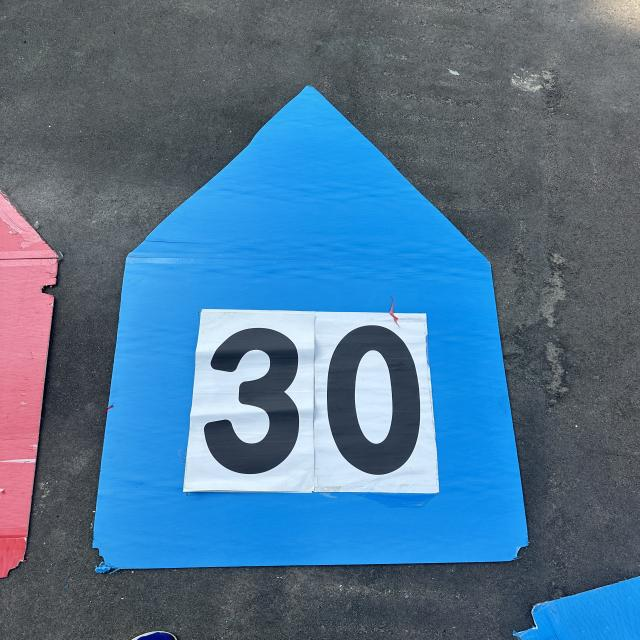
#> input picture 0807yolo_num/test/images/-_202408072032081_jpg.rf.0677a4fd0aca05c5151adadec52481e4.jpg, 640 x 640 px
$ python -i detect_edge.py   (imports and definitions only)
#> lines starting #> are read from the running program, lines starting #| are printed output that depends on the picture; after the words box and inside, x2 and y2 are one past the last pixel; in counts of white or black regions, pixels touching at a corner belong together
#> further down, picture is the input picture: shape (640, 640, 3); mean B, G, R 145.4, 115.5, 80.3
import cv2
import numpy as np


def find_common_right_angle_edge_new(img):

    # 预处理：将图像转换为灰度图并进行形态学操作
    gray = cv2.cvtColor(img, cv2.COLOR_BGR2GRAY)
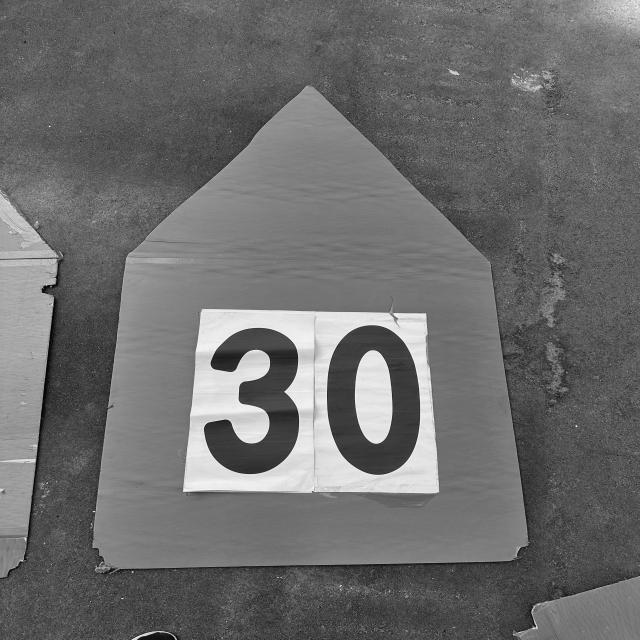
#> gray: shape (640, 640); min 0, max 252, mean 108.5

    blurred = cv2.GaussianBlur(gray, (3, 3), 0)  # 高斯模糊减少噪声
    edges = cv2.Canny(blurred, 20, 160)  # 边缘检测
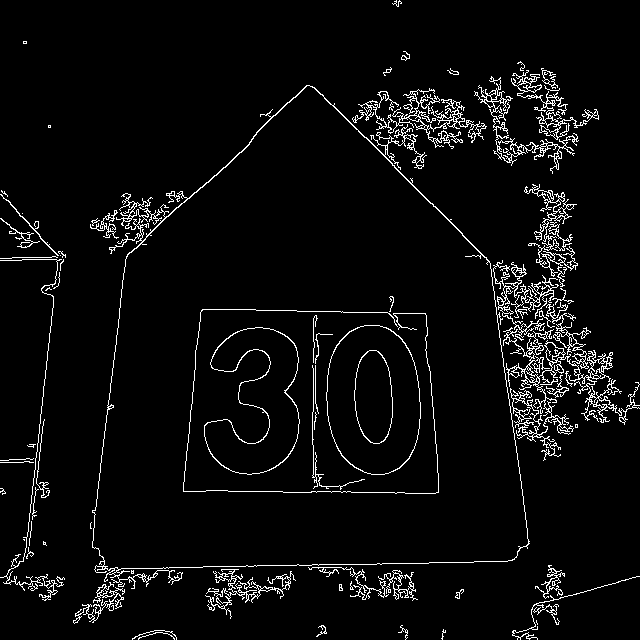
#> edges: shape (640, 640); 4.6% white in thin lines or dots

    # 形态学操作，填充小空洞，减少噪声
    kernel = np.ones((3, 3), np.uint8)
    edges = cv2.morphologyEx(edges, cv2.MORPH_CLOSE, kernel)
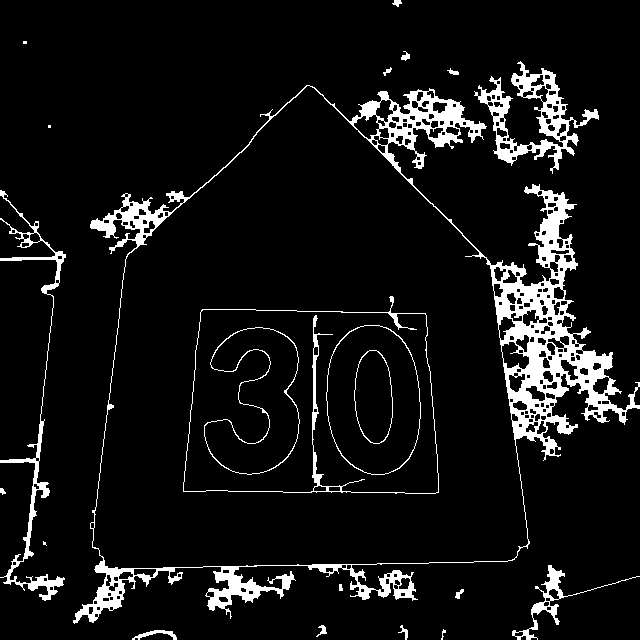
#> edges: shape (640, 640); 7.9% white; 22 white regions (3 under 20 px)

    # 查找轮廓
    contours, _ = cv2.findContours(edges, cv2.RETR_EXTERNAL, cv2.CHAIN_APPROX_SIMPLE)
#> contours = 18 contours, 7 with area under 20; largest, box (x1, y1, x2, y2) and area: (73, 85, 640, 624) 180698, (474, 61, 599, 174) 3892, (0, 190, 66, 601) 1936, (512, 565, 640, 640) 814, (132, 630, 177, 640) 118

    for contour in contours:
        epsilon = 0.02 * cv2.arcLength(contour, True)
        approx = cv2.approxPolyDP(contour, epsilon, True)
        print(len(approx))
        cv2.drawContours(img, [approx], -1, (0, 255, 0), 2)
        # 显示图像
        cv2.imshow("Detected Contours", img)
        cv2.imwrite("1203.jpg", img)

        # 查找五边形
        if len(approx) == 5:
            cv2.polylines(img, [approx], isClosed=True, color=(0, 255, 0), thickness=2)
            cv2.imwrite("five.jpg", img)
            points = [tuple(point[0]) for point in approx]
            print(f"Points: {points}")

            # 计算每条边的向量
            vectors = [np.subtract(points[i], points[(i + 1) % 5]) for i in range(5)]

            # 计算邻边夹角
            angles = [
                np.arccos(
                    np.dot(vectors[i], vectors[(i + 1) % 5])
                    / (
                        np.linalg.norm(vectors[i])
                        * np.linalg.norm(vectors[(i + 1) % 5])
                    )
                )
                for i in range(5)
            ]

            # 弧度转角度
            angles = np.round(np.degrees(angles), decimals=1)
            print(f"Angles: {angles}")

            # 查找近似直角（允许一定范围的误差，比如75到105度）
            right_angles = [i for i, angle in enumerate(angles) if 75 <= angle <= 105]

            if len(right_angles) >= 2:
                for i in range(len(right_angles)):
                    j = (i + 1) % len(right_angles)
                    if (right_angles[j] - right_angles[i]) % 5 == 1:
                        common_edge_idx = right_angles[i]  # 获取第一个直角的边索引
                        common_edge = (
                            points[(common_edge_idx + 1) % 5],
                            points[(common_edge_idx + 2) % 5],
                        )

                        # 在图像上绘制检测到的直角边
                        cv2.line(gray, common_edge[0], common_edge[1], (0, 0, 255), 3)

                        # 保存并显示检测结果
                        cv2.imwrite("Detected_Common_Edge.png", gray)
                        print(f"Common edge found: {common_edge}")
                        return common_edge
#> this loop made 18 passes
#> (epsilon, points, angles, right_angles) on pass 12: (103.7, [(576, 204), (309, 85), (123, 194), (73, 622), (514, 559)], [54.4, 53, 104.8, 72, 75.9], [2, 4])
#> epsilon on passes 1 to 6: 2.19, 0.53, 0.923, 0.836, 0.598, 0.348
#| 7
#| 12
#| 10
#| 8
#| 8
#| 6
#| 9
#| 7
#> (further printed lines are left out)
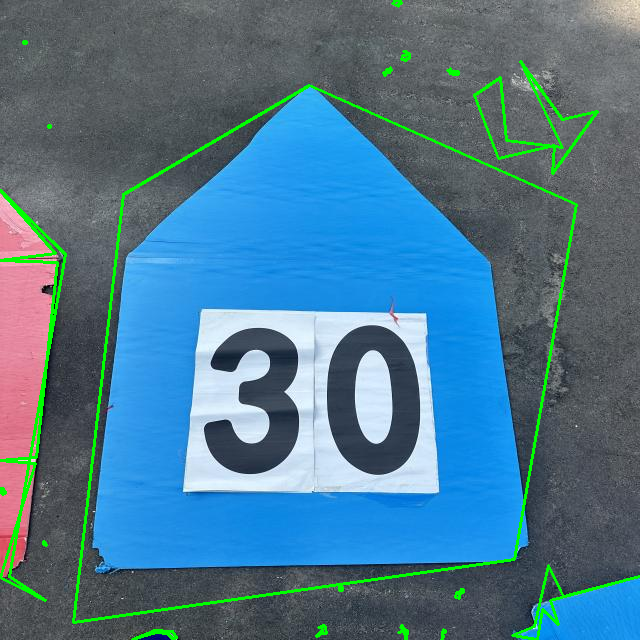
#> img: shape (640, 640, 3); 2.82% of pixels changed, all inside (x1, y1, x2, y2) = (0, 0, 640, 640)

    print("No right-angle edge found.")
    return None


# [51 lines left out: function find_common_right_angle_edge, not called in this run]

>>> import cv2
>>> picture = cv2.imread('../0807yolo_num/test/images/-_202408072032081_jpg.rf.0677a4fd0aca05c5151adadec52481e4.jpg')
>>> result = find_common_right_angle_edge_new(picture)

$ run again, on 0807yolo_num/test/images/-_20240807203209_jpg.rf.d8a9e2819b4801c2251f9c2984a9d1de.jpg
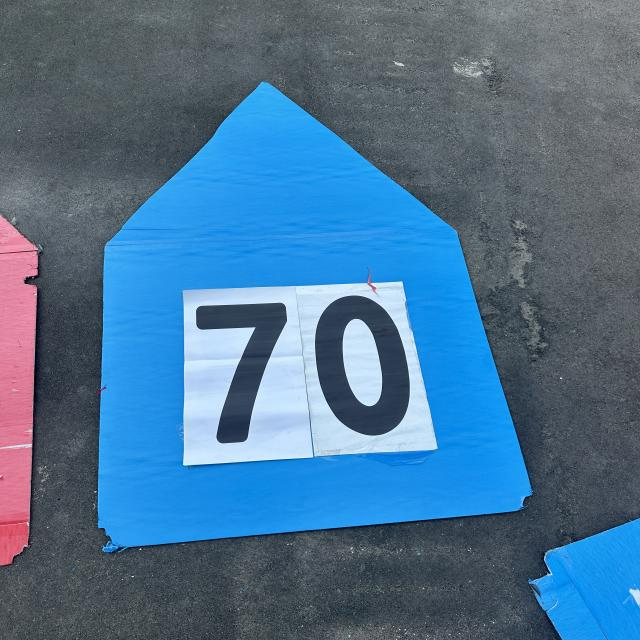
#> input picture 0807yolo_num/test/images/-_20240807203209_jpg.rf.d8a9e2819b4801c2251f9c2984a9d1de.jpg, 640 x 640 px
#> picture is the input picture: shape (640, 640, 3); mean B, G, R 145.8, 114.4, 76.7
#> in find_common_right_angle_edge_new, `edges = cv2.morphologyEx(edges, cv2.MORPH_CLOSE, kernel)`:
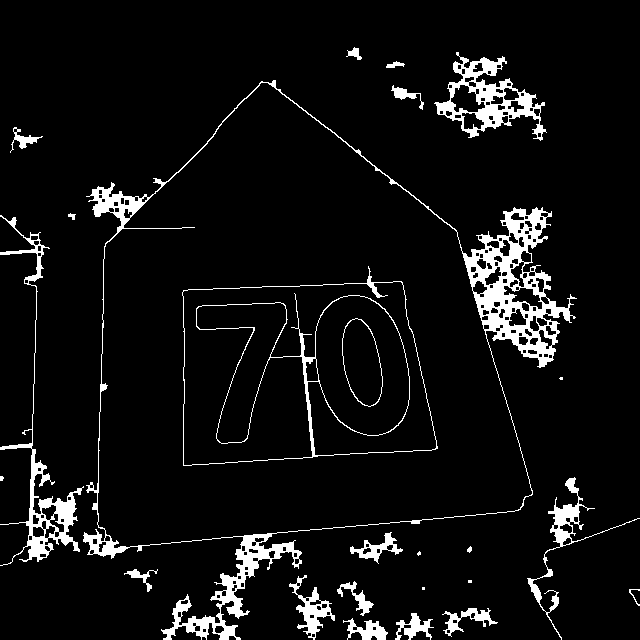
#> edges: shape (640, 640); 6.6% white; 25 white regions (5 under 20 px)
#> contours = 23 contours, 7 with area under 20; largest, box (x1, y1, x2, y2) and area: (83, 80, 577, 640) 157778, (434, 52, 547, 141) 4308, (0, 215, 84, 566) 2976, (527, 477, 640, 640) 1177, (289, 575, 335, 640) 848
#> the loop in find_common_right_angle_edge_new, `for contour in contours:` made 15 passes
#> (epsilon, points, vectors, angles, right_angles) on pass 15: (0.177, [(559, 378), (560, 379), (562, 379), (562, 377), (560, 377)], [[-1, -1], [-2, 0], [0, 2], [2, 0], [1, -1]], [45, 90, 90, 45, 90], [1, 2, 4])
#> (printed output is left out)
#> after the loop in find_common_right_angle_edge_new, `for contour in contours:`:
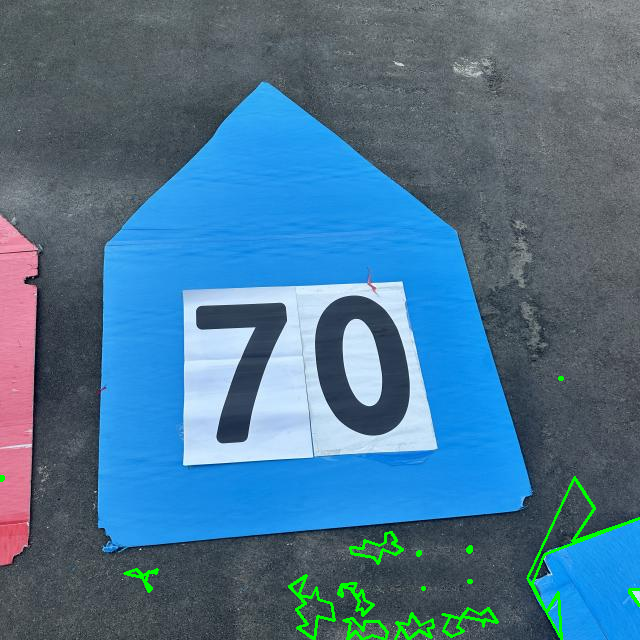
#> img: shape (640, 640, 3); 1.15% of pixels changed, all inside (x1, y1, x2, y2) = (0, 376, 640, 640)
#> result = ((562, 379), (562, 377))

$ run again, on 0807yolo_num/test/images/2_jpg.rf.ce59a31923cfecee9f1b414019be9956.jpg
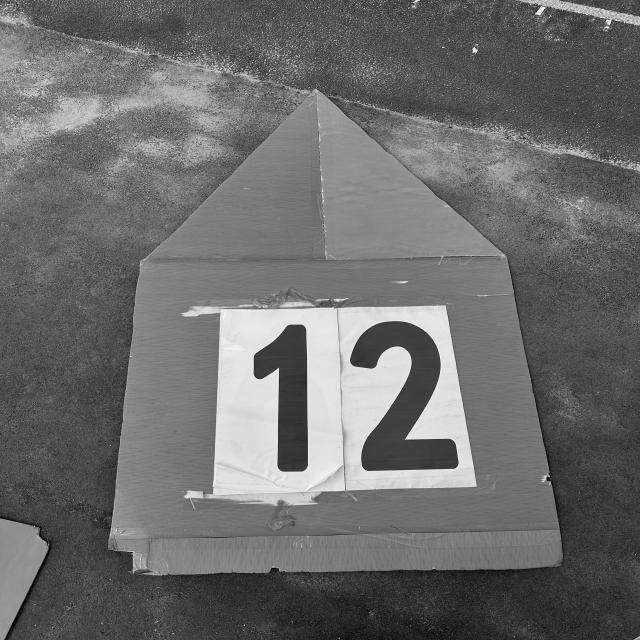
#> input picture 0807yolo_num/test/images/2_jpg.rf.ce59a31923cfecee9f1b414019be9956.jpg, 640 x 640 px
#> picture is the input picture: shape (640, 640, 3); min 0, max 255, mean 107.9
#> in find_common_right_angle_edge_new, `edges = cv2.Canny(blurred, 20, 160)`:
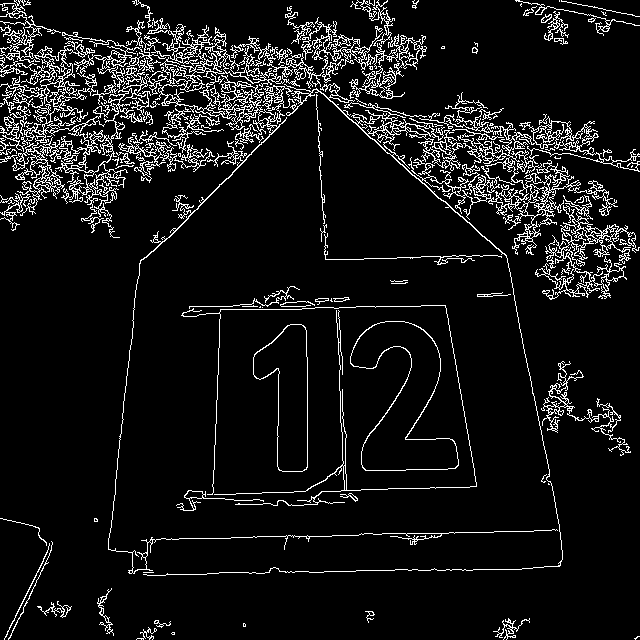
#> edges: shape (640, 640); 8.3% white in thin lines or dots
#> in find_common_right_angle_edge_new, `edges = cv2.morphologyEx(edges, cv2.MORPH_CLOSE, kernel)`:
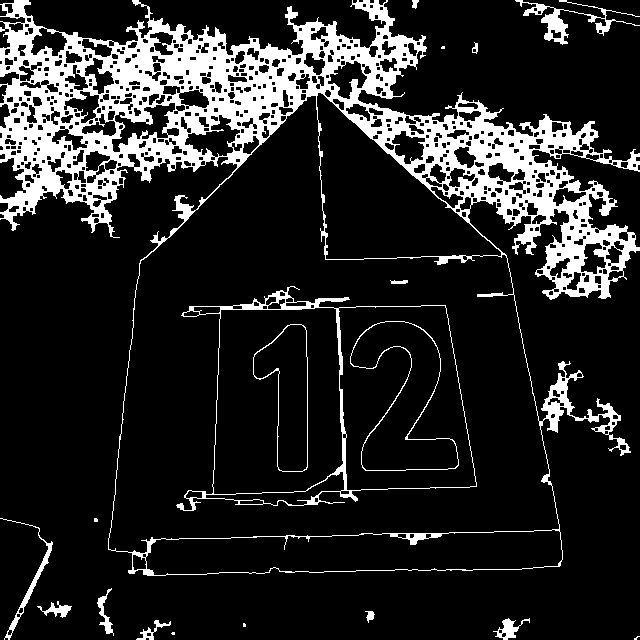
#> edges: shape (640, 640); 15.1% white; 19 white regions (5 under 20 px)
#> contours = 15 contours, 5 with area under 20; largest, box (x1, y1, x2, y2) and area: (0, 0, 640, 576) 233820, (515, 0, 640, 45) 840, (0, 518, 53, 640) 428, (493, 618, 530, 640) 259, (97, 588, 114, 636) 190
#> the loop in find_common_right_angle_edge_new, `for contour in contours:` made 2 passes
#> (epsilon, points, vectors, angles, right_angles) on pass 2: (0.177, [(171, 633), (172, 634), (174, 634), (174, 632), (172, 632)], [[-1, -1], [-2, 0], [0, 2], [2, 0], [1, -1]], [45, 90, 90, 45, 90], [1, 2, 4])
#> (printed output is left out)
#> result = ((174, 634), (174, 632))
